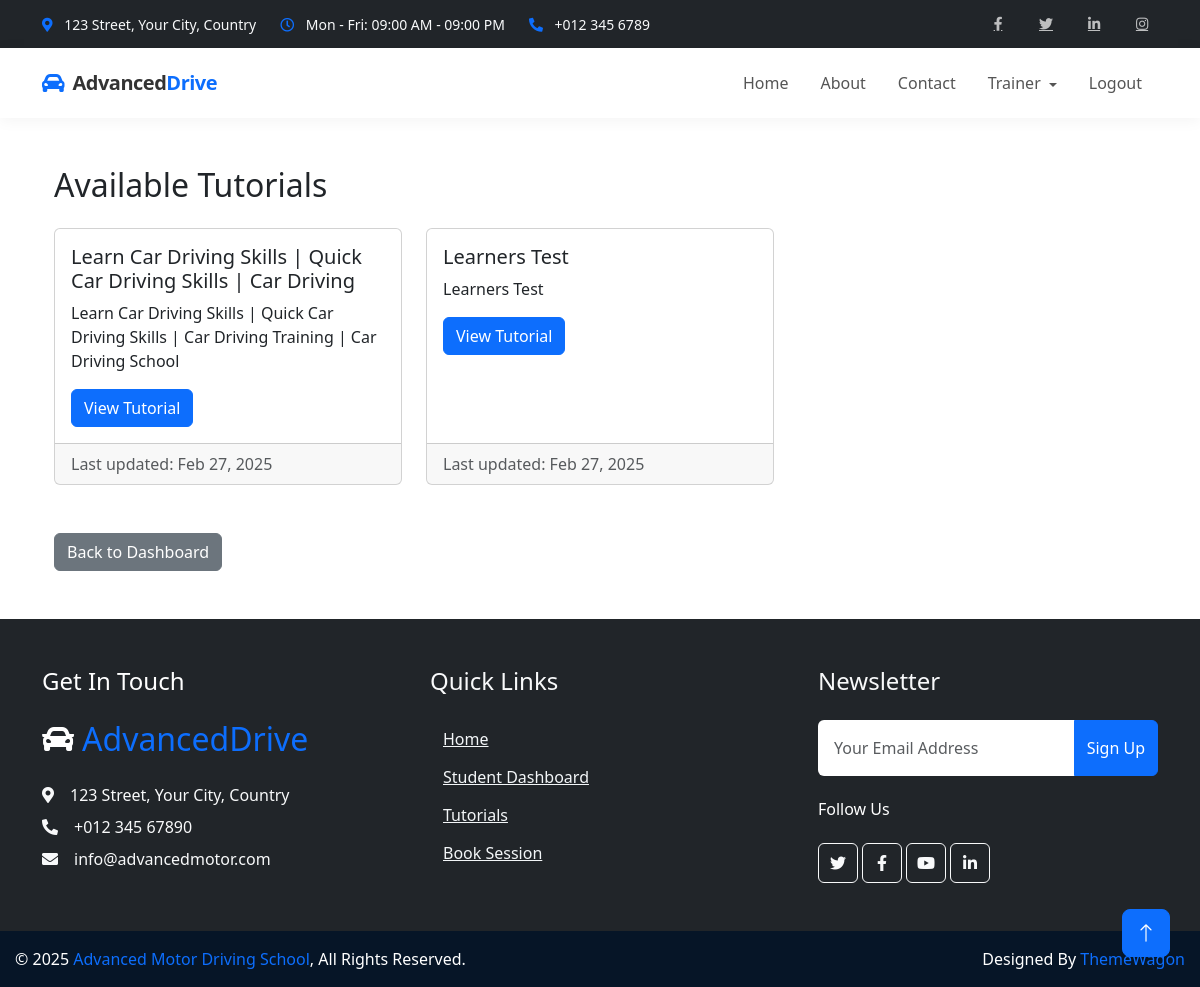
Page /student/tutorials/ (signed in) on the committed database.
### students/models.py (models this page shows, shortened)
class Tutorial(models.Model):
    title = models.CharField(max_length=200)
    description = models.TextField()
    content = models.TextField()
    video_url = models.URLField(blank=True, null=True)
    visible = models.BooleanField(default=True)
    created_at = models.DateTimeField(auto_now_add=True)
    updated_at = models.DateTimeField(auto_now=True)

### students/views.py (the view)
# urls.py: path('tutorials/', views.tutorial_list, name='tutorials'),
@login_required
def tutorial_list(request):
    tutorials = Tutorial.objects.filter(visible=True).order_by('-updated_at')
    return render(request, 'students/tutorial_list.html', {'tutorials': tutorials})

### students/templates/students/tutorial_list.html
{% extends 'students/base.html' %}
{% block content %}
<div class="container">
  <h2>Available Tutorials</h2>
  <div class="row mt-4">
    {% if tutorials %}
      {% for tutorial in tutorials %}
        <div class="col-md-4 mb-4">
          <div class="card h-100">
            <div class="card-body">
              <h5 class="card-title">{{ tutorial.title }}</h5>
              <p class="card-text">{{ tutorial.description|truncatechars:100 }}</p>
              <a href="{% url 'students:view_tutorial' tutorial.id %}" class="btn btn-primary">View Tutorial</a>
            </div>
            <div class="card-footer text-muted">
              Last updated: {{ tutorial.updated_at|date:"M d, Y" }}
            </div>
          </div>
        </div>
      {% endfor %}
    {% else %}
      <div class="col-12">
        <div class="alert alert-info">
          No tutorials available at this time. Check back later!
        </div>
      </div>
    {% endif %}
  </div>
  <div class="mt-4">
    <a href="{% url 'students:dashboard' %}" class="btn btn-secondary">Back to Dashboard</a>
  </div>
</div>
{% endblock %}

### static/css/style.css (style rules this page uses)
:root { --primary: #F3BD00; --secondary: #757575; --light: #F3F6F8; --dark: #0C2B4B; }
.btn { font-weight: 500; transition: .5s; }
.btn.btn-primary, .btn.btn-outline-primary:hover { color: #FFFFFF; }

### templates/base.html (style rules this page uses)
html, body { height: 100%; margin: 0; padding: 0; display: flex; flex-direction: column; }

### rows in the picture
Tutorial: title "Learn Car Driving Skills | Quick Car Driving Skills | Car Driving", description "Learn Car Driving Skills | Quick Car Driving Skills | Car Driving Training | Car Driving School", updated_at "Feb 27, 2025"
Tutorial: title "Learners Test", description "Learners Test", updated_at "Feb 27, 2025"
